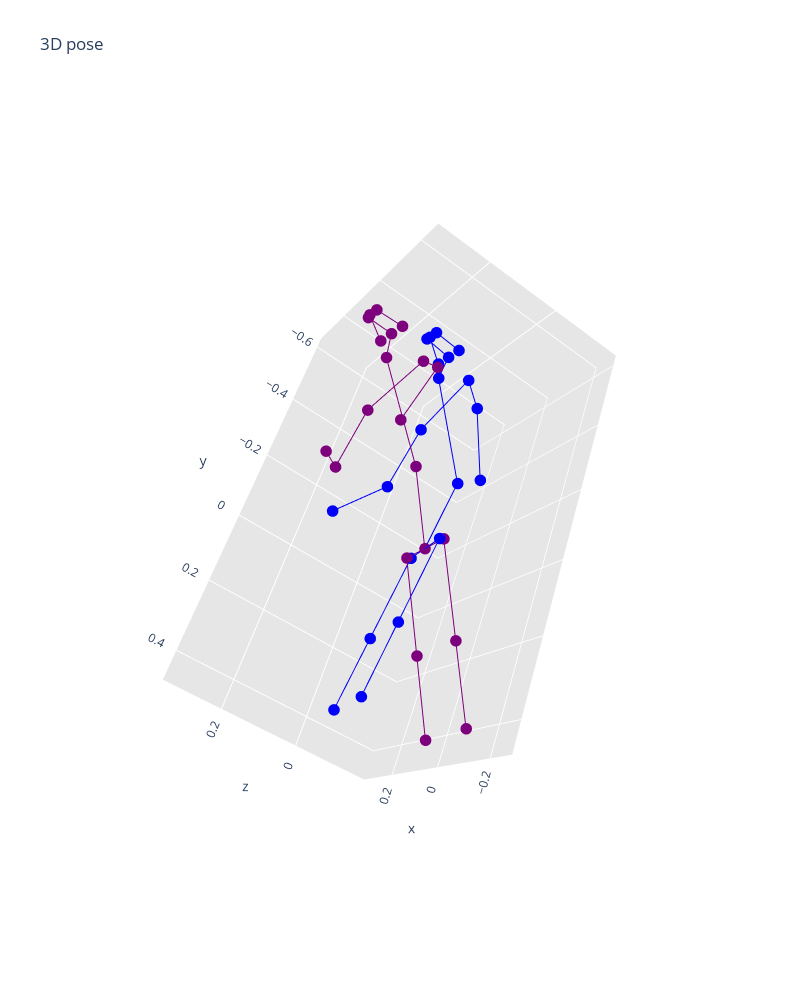

Write notebook code for a chart like this one.
### Code cell
go.Figure(vs.plot([preds_1[i],preds_1[j]]))

### Figure 1 — Plotly figure (JSON) as saved in the notebook; plotly's stock layout.template omitted (floating-point values rounded to 4 significant figures)
{"data": [{"line": {"color": "#0000FA", "width": 2}, "marker": {"color": "#0000FA", "size": 4}, "type": "scatter3d", "x": [0.01847, 0.02332], "y": [-0.5764, -0.5705], "z": [0.1749, 0.1011]}, {"line": {"color": "#0000FA", "width": 2}, "marker": {"color": "#0000FA", "size": 4}, "type": "scatter3d", "x": [0.01847, 0.005602], "y": [-0.5764, -0.6022], "z": [0.1749, 0.1618]}, {"line": {"color": "#0000FA", "width": 2}, "marker": {"color": "#0000FA", "size": 4}, "type": "scatter3d", "x": [0.01847, 0.0344], "y": [-0.5764, -0.6014], "z": [0.1749, 0.1638]}, {"line": {"color": "#0000FA", "width": 2}, "marker": {"color": "#0000FA", "size": 4}, "type": "scatter3d", "x": [0.005602, -0.02091], "y": [-0.6022, -0.5718], "z": [0.1618, 0.09814]}, {"line": {"color": "#0000FA", "width": 2}, "marker": {"color": "#0000FA", "size": 4}, "type": "scatter3d", "x": [0.0344, 0.06754], "y": [-0.6014, -0.5693], "z": [0.1638, 0.1041]}, {"line": {"color": "#0000FA", "width": 2}, "marker": {"color": "#0000FA", "size": 4}, "type": "scatter3d", "x": [0.02332, 0.0206], "y": [-0.5705, -0.4881], "z": [0.1011, 0.1075]}, {"line": {"color": "#0000FA", "width": 2}, "marker": {"color": "#0000FA", "size": 4}, "type": "scatter3d", "x": [-0.1225, 0.153], "y": [-0.4154, -0.4129], "z": [0.08838, 0.05341]}, {"line": {"color": "#0000FA", "width": 2}, "marker": {"color": "#0000FA", "size": 4}, "type": "scatter3d", "x": [-0.1225, -0.2281], "y": [-0.4154, -0.2662], "z": [0.08838, 0.09061]}, {"line": {"color": "#0000FA", "width": 2}, "marker": {"color": "#0000FA", "size": 4}, "type": "scatter3d", "x": [-0.2281, -0.186], "y": [-0.2662, -0.1267], "z": [0.09061, 0.008621]}, {"line": {"color": "#0000FA", "width": 2}, "marker": {"color": "#0000FA", "size": 4}, "type": "scatter3d", "x": [0.153, 0.2654], "y": [-0.4129, -0.269], "z": [0.05341, 0.04332]}, {"line": {"color": "#0000FA", "width": 2}, "marker": {"color": "#0000FA", "size": 4}, "type": "scatter3d", "x": [0.2654, 0.3216], "y": [-0.269, -0.1442], "z": [0.04332, 0.1392]}, {"line": {"color": "#0000FA", "width": 2}, "marker": {"color": "#0000FA", "size": 4}, "type": "scatter3d", "x": [0.0206, 0.001158], "y": [-0.4881, -0.2179], "z": [0.1075, -0.02614]}, {"line": {"color": "#0000FA", "width": 2}, "marker": {"color": "#0000FA", "size": 4}, "type": "scatter3d", "x": [0.001158, 0], "y": [-0.2179, 0], "z": [-0.02614, 0]}, {"line": {"color": "#0000FA", "width": 2}, "marker": {"color": "#0000FA", "size": 4}, "type": "scatter3d", "x": [0, -0.07318], "y": [0, -0.00112], "z": [0, 0.006092]}, {"line": {"color": "#0000FA", "width": 2}, "marker": {"color": "#0000FA", "size": 4}, "type": "scatter3d", "x": [-0.07318, -0.07449], "y": [-0.00112, 0.2458], "z": [0.006092, 0.03572]}, {"line": {"color": "#0000FA", "width": 2}, "marker": {"color": "#0000FA", "size": 4}, "type": "scatter3d", "x": [-0.07449, -0.07555], "y": [0.2458, 0.444], "z": [0.03572, 0.0595]}, {"line": {"color": "#0000FA", "width": 2}, "marker": {"color": "#0000FA", "size": 4}, "type": "scatter3d", "x": [0, 0.07318], "y": [0, 0.00112], "z": [0, -0.006092]}, {"line": {"color": "#0000FA", "width": 2}, "marker": {"color": "#0000FA", "size": 4}, "type": "scatter3d", "x": [0.07318, 0.07187], "y": [0.00112, 0.2481], "z": [-0.006092, 0.02354]}, {"line": {"color": "#0000FA", "width": 2}, "marker": {"color": "#0000FA", "size": 4}, "type": "scatter3d", "x": [0.07187, 0.07082], "y": [0.2481, 0.4462], "z": [0.02354, 0.04731]}, {"line": {"color": "#7D007D", "width": 2}, "marker": {"color": "#7D007D", "size": 4}, "type": "scatter3d", "x": [0.02463, 0.03484], "y": [-0.5275, -0.5355], "z": [0.3344, 0.2613]}, {"line": {"color": "#7D007D", "width": 2}, "marker": {"color": "#7D007D", "size": 4}, "type": "scatter3d", "x": [0.02463, 0.01375], "y": [-0.5275, -0.556], "z": [0.3344, 0.3256]}, {"line": {"color": "#7D007D", "width": 2}, "marker": {"color": "#7D007D", "size": 4}, "type": "scatter3d", "x": [0.02463, 0.04227], "y": [-0.5275, -0.5534], "z": [0.3344, 0.3293]}, {"line": {"color": "#7D007D", "width": 2}, "marker": {"color": "#7D007D", "size": 4}, "type": "scatter3d", "x": [0.01375, -0.008947], "y": [-0.556, -0.5395], "z": [0.3256, 0.2556]}, {"line": {"color": "#7D007D", "width": 2}, "marker": {"color": "#7D007D", "size": 4}, "type": "scatter3d", "x": [0.04227, 0.07863], "y": [-0.5534, -0.5315], "z": [0.3293, 0.267]}, {"line": {"color": "#7D007D", "width": 2}, "marker": {"color": "#7D007D", "size": 4}, "type": "scatter3d", "x": [0.03484, 0.02861], "y": [-0.5355, -0.4536], "z": [0.2613, 0.2515]}, {"line": {"color": "#7D007D", "width": 2}, "marker": {"color": "#7D007D", "size": 4}, "type": "scatter3d", "x": [-0.1142, 0.1632], "y": [-0.3912, -0.3781], "z": [0.2086, 0.2036]}, {"line": {"color": "#7D007D", "width": 2}, "marker": {"color": "#7D007D", "size": 4}, "type": "scatter3d", "x": [-0.1142, -0.2567], "y": [-0.3912, -0.2776], "z": [0.2086, 0.2229]}, {"line": {"color": "#7D007D", "width": 2}, "marker": {"color": "#7D007D", "size": 4}, "type": "scatter3d", "x": [-0.2567, -0.1054], "y": [-0.2776, -0.2087], "z": [0.2229, 0.2053]}, {"line": {"color": "#7D007D", "width": 2}, "marker": {"color": "#7D007D", "size": 4}, "type": "scatter3d", "x": [0.1632, 0.2971], "y": [-0.3781, -0.255], "z": [0.2036, 0.1847]}, {"line": {"color": "#7D007D", "width": 2}, "marker": {"color": "#7D007D", "size": 4}, "type": "scatter3d", "x": [0.2971, 0.1617], "y": [-0.255, -0.1947], "z": [0.1847, 0.2619]}, {"line": {"color": "#7D007D", "width": 2}, "marker": {"color": "#7D007D", "size": 4}, "type": "scatter3d", "x": [0.02861, 0.01372], "y": [-0.4536, -0.2016], "z": [0.2515, 0.08558]}, {"line": {"color": "#7D007D", "width": 2}, "marker": {"color": "#7D007D", "size": 4}, "type": "scatter3d", "x": [0.01372, 0], "y": [-0.2016, 0], "z": [0.08558, 0]}, {"line": {"color": "#7D007D", "width": 2}, "marker": {"color": "#7D007D", "size": 4}, "type": "scatter3d", "x": [0, -0.07302], "y": [0, -0.006703], "z": [0, -0.004085]}, {"line": {"color": "#7D007D", "width": 2}, "marker": {"color": "#7D007D", "size": 4}, "type": "scatter3d", "x": [-0.07302, -0.08857], "y": [-0.006703, 0.2218], "z": [-0.004085, -0.1011]}, {"line": {"color": "#7D007D", "width": 2}, "marker": {"color": "#7D007D", "size": 4}, "type": "scatter3d", "x": [-0.08857, -0.101], "y": [0.2218, 0.4052], "z": [-0.1011, -0.1789]}, {"line": {"color": "#7D007D", "width": 2}, "marker": {"color": "#7D007D", "size": 4}, "type": "scatter3d", "x": [0, 0.07302], "y": [0, 0.006703], "z": [0, 0.004085]}, {"line": {"color": "#7D007D", "width": 2}, "marker": {"color": "#7D007D", "size": 4}, "type": "scatter3d", "x": [0.07302, 0.05747], "y": [0.006703, 0.2352], "z": [0.004085, -0.09291]}, {"line": {"color": "#7D007D", "width": 2}, "marker": {"color": "#7D007D", "size": 4}, "type": "scatter3d", "x": [0.05747, 0.045], "y": [0.2352, 0.4186], "z": [-0.09291, -0.1708]}], "layout": {"autosize": true, "height": 1000, "scene": {"aspectmode": "manual", "aspectratio": {"x": 0.5538, "y": 0.9746, "z": 0.5133}, "camera": {"eye": {"x": -1.743, "y": 1.071, "z": 0.71}, "up": {"x": 0, "y": 0, "z": 0}}, "xaxis": {"backgroundcolor": "rgb(230, 230,230)", "gridcolor": "rgb(255, 255, 255)", "showbackground": true, "zerolinecolor": "rgb(255, 255, 255)"}, "yaxis": {"backgroundcolor": "rgb(230, 230,230)", "gridcolor": "rgb(255, 255, 255)", "showbackground": true, "zerolinecolor": "rgb(255, 255, 255)"}, "zaxis": {"backgroundcolor": "rgb(230, 230,230)", "gridcolor": "rgb(255, 255, 255)", "showbackground": true, "zerolinecolor": "rgb(255, 255, 255)"}}, "showlegend": false, "title": {"text": "3D pose"}, "width": 800}}
